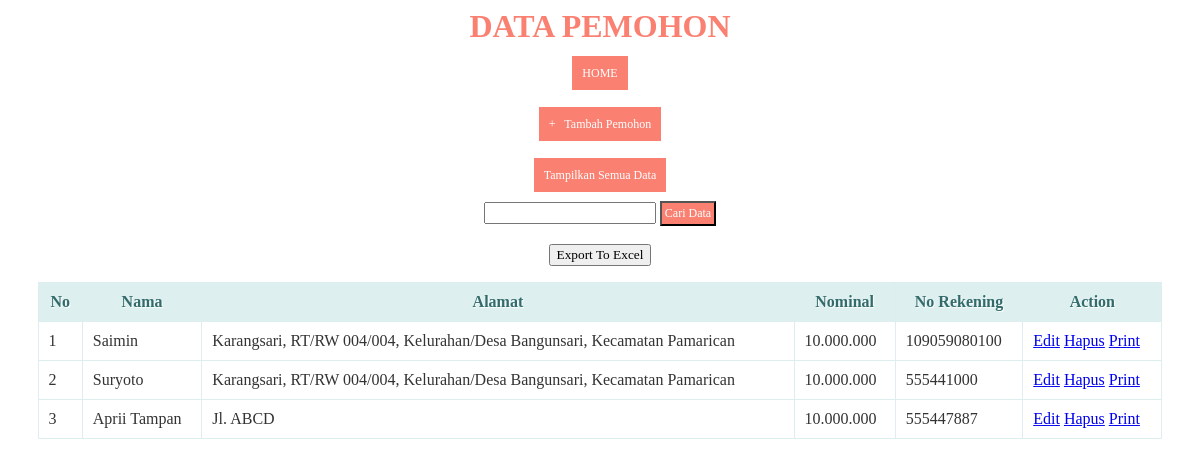
The page /pemohon.php on the database its author committed.
### tables this page shows
CREATE TABLE `t_pemohon` (
  `id` bigint(20) NOT NULL,
  `KTP` bigint(16) NOT NULL,
  `Nama` varchar(60) NOT NULL,
  `Tempat_Lahir` varchar(60) NOT NULL,
  `Tanggal_Lahir` date NOT NULL,
  `Pekerjaan` varchar(60) NOT NULL,
  `No_Rek` bigint(20) NOT NULL,
  `Alamat` varchar(200) NOT NULL,
  `No_Proposal` varchar(60) NOT NULL,
  `Tgl_Proposal` date NOT NULL,
  `Nominal` varchar(100) NOT NULL,
  `Teks_Nominal` varchar(60) NOT NULL,
  `Anggaran` int(11) NOT NULL
);

### pemohon.php (the view, shortened to what this page needs)
<?php
  include('koneksi.php');
?>
<html>
  <head>
  </head>
  <body>
    <center><h1>Data Pemohon</h1><center>
    <center><a class="bos" href="index.php">HOME</a><center>
      <br>
      <br>
    <center><a class="bos" href="tambah_pemohon.php">+ &nbsp; Tambah Pemohon</a><center>
      <br>
      <br>
    <center><a class="bos" href="pemohon.php">Tampilkan Semua Data</a><center>
      <br>
    <form method="GET" action="pemohon.php" enctype="multipart/form-data" >
      <div>
       <input type="text" name="cari" />
       <button type="submit" class="cari" value="cari">Cari Data</button>
      </div>
<br>
        <button onclick="exportTableToCSV('members.csv')">Export To Excel</button>
    </form>
    <table id='table_wrapper'>
      <thead>
        <tr>
          <th>No</th>
          <th>Nama</th>
          <th>Alamat</th>
          <th>Nominal</th>
          <th>No Rekening</th>
          <th>Action</th>
        </tr>
      </thead>
      <tbody>
        <?php
        if(isset($_GET['cari'])){
          $cari = $_GET['cari'];
          $query = "SELECT * FROM t_pemohon WHERE No_Proposal LIKE '".$cari."' or Nama  LIKE '%".$cari."%'or KTP  LIKE '".$cari."' or Anggaran LIKE '".$cari."' ORDER BY id ASC";
          $result = mysqli_query($koneksi, $query);
        }else{
          $query = "SELECT * FROM t_pemohon ORDER BY id ASC";
          $result = mysqli_query($koneksi, $query);}
        $no = 1;
        while($row = mysqli_fetch_assoc($result))
        {
        ?>
         <tr>
            <td><?php echo $no; ?></td>
            <td><?php echo $row['Nama']; ?></td>
            <td><?php echo $row['Alamat']; ?></td>
            <td><?php echo $row['Nominal']; ?></td>
            <td><?php echo $row['No_Rek']; ?></td>
            <td>
                <a href="edit_pemohon.php?id=<?php echo $row['id']; ?>">Edit</a>
                <a href="proses_hapuspemohon.php?id=<?php echo $row['id']; ?>" onclick="return confirm('Anda yakin akan menghapus data ini?')">Hapus</a>
                <a href="print_pemohon.php?id=<?php echo $row['id']; ?>">Print</a>
            </td>
        </tr>
        <?php
          $no++;
        }
        ?>
      </tbody>
      </table>
  </body>
</html>

### pemohon.php (style rules this page uses)
* { font-family: "Trebuchet MS"; }
h1 { text-transform: uppercase; color: salmon; }
table { border: solid 1px #DDEEEE; border-collapse: collapse; border-spacing: 0; width: 95%; margin: 10px auto 10px auto; }
table thead th { background-color: #DDEFEF; border: solid 1px #DDEEEE; color: #336B6B; padding: 10px; text-align: center; text-shadow: 1px 1px 1px #fff; text-decoration: none; }
table tbody td { border: solid 1px #DDEEEE; color: #333; padding: 10px; text-shadow: 1px 1px 1px #fff; }
.bos { background-color: salmon; color: #fff; padding: 10px; text-decoration: none; font-size: 12px; }
.cari { background-color: salmon; color: #fff; padding: 3px; text-decoration: none; font-size: 12px; }

### rows shown on the page
t_pemohon: Nama "Saimin", Alamat "Karangsari, RT/RW 004/004, Kelurahan/Desa Bangunsari, Kecamatan Pamarican", Nominal "10.000.000", No_Rek "109059080100"
t_pemohon: Nama "Suryoto", Alamat "Karangsari, RT/RW 004/004, Kelurahan/Desa Bangunsari, Kecamatan Pamarican", Nominal "10.000.000", No_Rek "555441000"
t_pemohon: Nama "Aprii Tampan", Alamat "Jl. ABCD", Nominal "10.000.000", No_Rek "555447887"
